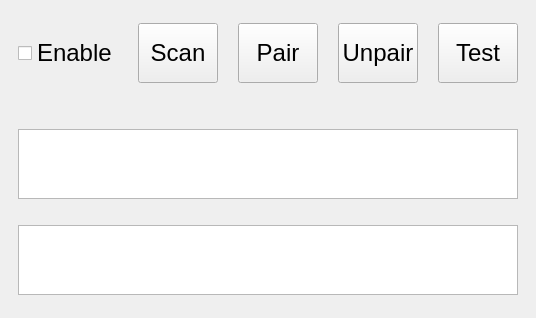
<?xml version="1.0" encoding="UTF-8"?>
<ui version="4.0">
 <class>gap</class>
 <widget class="QWidget" name="gap">
  <property name="geometry">
   <rect>
    <x>0</x>
    <y>0</y>
    <width>536</width>
    <height>318</height>
   </rect>
  </property>
  <property name="windowTitle">
   <string>Form</string>
  </property>
  <layout class="QGridLayout" name="gridLayout_2">
   <item row="0" column="0">
    <layout class="QGridLayout" name="gridLayout">
     <item row="7" column="1" colspan="2">
      <widget class="QListWidget" name="listWidget_scan">
       <property name="sizePolicy">
        <sizepolicy hsizetype="Expanding" vsizetype="Expanding">
         <horstretch>0</horstretch>
         <verstretch>0</verstretch>
        </sizepolicy>
       </property>
       <property name="maximumSize">
        <size>
         <width>16777215</width>
         <height>400</height>
        </size>
       </property>
       <property name="font">
        <font>
         <pointsize>18</pointsize>
        </font>
       </property>
       <property name="verticalScrollBarPolicy">
        <enum>Qt::ScrollBarAsNeeded</enum>
       </property>
       <property name="sizeAdjustPolicy">
        <enum>QAbstractScrollArea::AdjustToContents</enum>
       </property>
       <property name="autoScrollMargin">
        <number>16</number>
       </property>
      </widget>
     </item>
     <item row="6" column="1">
      <spacer name="verticalSpacer">
       <property name="orientation">
        <enum>Qt::Vertical</enum>
       </property>
       <property name="sizeType">
        <enum>QSizePolicy::Fixed</enum>
       </property>
       <property name="sizeHint" stdset="0">
        <size>
         <width>20</width>
         <height>20</height>
        </size>
       </property>
      </spacer>
     </item>
     <item row="4" column="1" colspan="2">
      <widget class="QListWidget" name="listWidget_bond">
       <property name="maximumSize">
        <size>
         <width>16777215</width>
         <height>100</height>
        </size>
       </property>
       <property name="font">
        <font>
         <pointsize>18</pointsize>
        </font>
       </property>
       <property name="verticalScrollBarPolicy">
        <enum>Qt::ScrollBarAsNeeded</enum>
       </property>
      </widget>
     </item>
     <item row="0" column="1">
      <spacer name="verticalSpacer_3">
       <property name="orientation">
        <enum>Qt::Vertical</enum>
       </property>
       <property name="sizeType">
        <enum>QSizePolicy::Maximum</enum>
       </property>
       <property name="sizeHint" stdset="0">
        <size>
         <width>20</width>
         <height>100</height>
        </size>
       </property>
      </spacer>
     </item>
     <item row="1" column="1" colspan="2">
      <layout class="QHBoxLayout" name="horizontalLayout">
       <property name="spacing">
        <number>20</number>
       </property>
       <item>
        <widget class="QCheckBox" name="enbale_check">
         <property name="enabled">
          <bool>true</bool>
         </property>
         <property name="sizePolicy">
          <sizepolicy hsizetype="Minimum" vsizetype="Maximum">
           <horstretch>0</horstretch>
           <verstretch>0</verstretch>
          </sizepolicy>
         </property>
         <property name="minimumSize">
          <size>
           <width>0</width>
           <height>60</height>
          </size>
         </property>
         <property name="maximumSize">
          <size>
           <width>100</width>
           <height>60</height>
          </size>
         </property>
         <property name="font">
          <font>
           <pointsize>18</pointsize>
          </font>
         </property>
         <property name="text">
          <string>Enable</string>
         </property>
        </widget>
       </item>
       <item>
        <widget class="QPushButton" name="scan">
         <property name="sizePolicy">
          <sizepolicy hsizetype="Minimum" vsizetype="Minimum">
           <horstretch>0</horstretch>
           <verstretch>0</verstretch>
          </sizepolicy>
         </property>
         <property name="minimumSize">
          <size>
           <width>0</width>
           <height>60</height>
          </size>
         </property>
         <property name="maximumSize">
          <size>
           <width>200</width>
           <height>80</height>
          </size>
         </property>
         <property name="font">
          <font>
           <pointsize>18</pointsize>
          </font>
         </property>
         <property name="text">
          <string>Scan</string>
         </property>
        </widget>
       </item>
       <item>
        <widget class="QPushButton" name="pair">
         <property name="sizePolicy">
          <sizepolicy hsizetype="Minimum" vsizetype="Minimum">
           <horstretch>0</horstretch>
           <verstretch>0</verstretch>
          </sizepolicy>
         </property>
         <property name="minimumSize">
          <size>
           <width>0</width>
           <height>60</height>
          </size>
         </property>
         <property name="maximumSize">
          <size>
           <width>200</width>
           <height>80</height>
          </size>
         </property>
         <property name="font">
          <font>
           <pointsize>18</pointsize>
          </font>
         </property>
         <property name="text">
          <string>Pair</string>
         </property>
        </widget>
       </item>
       <item>
        <widget class="QPushButton" name="unpair">
         <property name="sizePolicy">
          <sizepolicy hsizetype="Minimum" vsizetype="Minimum">
           <horstretch>0</horstretch>
           <verstretch>0</verstretch>
          </sizepolicy>
         </property>
         <property name="minimumSize">
          <size>
           <width>0</width>
           <height>60</height>
          </size>
         </property>
         <property name="maximumSize">
          <size>
           <width>200</width>
           <height>80</height>
          </size>
         </property>
         <property name="font">
          <font>
           <pointsize>18</pointsize>
          </font>
         </property>
         <property name="text">
          <string>Unpair</string>
         </property>
        </widget>
       </item>
       <item>
        <widget class="QPushButton" name="test">
         <property name="sizePolicy">
          <sizepolicy hsizetype="Minimum" vsizetype="Minimum">
           <horstretch>0</horstretch>
           <verstretch>0</verstretch>
          </sizepolicy>
         </property>
         <property name="minimumSize">
          <size>
           <width>0</width>
           <height>60</height>
          </size>
         </property>
         <property name="maximumSize">
          <size>
           <width>200</width>
           <height>80</height>
          </size>
         </property>
         <property name="font">
          <font>
           <pointsize>18</pointsize>
           <weight>50</weight>
           <bold>false</bold>
           <stylestrategy>PreferDefault</stylestrategy>
          </font>
         </property>
         <property name="mouseTracking">
          <bool>false</bool>
         </property>
         <property name="tabletTracking">
          <bool>false</bool>
         </property>
         <property name="autoFillBackground">
          <bool>false</bool>
         </property>
         <property name="text">
          <string>Test</string>
         </property>
        </widget>
       </item>
      </layout>
     </item>
     <item row="3" column="1">
      <spacer name="verticalSpacer_4">
       <property name="orientation">
        <enum>Qt::Vertical</enum>
       </property>
       <property name="sizeType">
        <enum>QSizePolicy::Minimum</enum>
       </property>
       <property name="sizeHint" stdset="0">
        <size>
         <width>20</width>
         <height>40</height>
        </size>
       </property>
      </spacer>
     </item>
     <item row="4" column="0">
      <spacer name="horizontalSpacer">
       <property name="orientation">
        <enum>Qt::Horizontal</enum>
       </property>
       <property name="sizeType">
        <enum>QSizePolicy::Maximum</enum>
       </property>
       <property name="sizeHint" stdset="0">
        <size>
         <width>100</width>
         <height>20</height>
        </size>
       </property>
      </spacer>
     </item>
     <item row="4" column="3">
      <spacer name="horizontalSpacer_2">
       <property name="orientation">
        <enum>Qt::Horizontal</enum>
       </property>
       <property name="sizeType">
        <enum>QSizePolicy::Maximum</enum>
       </property>
       <property name="sizeHint" stdset="0">
        <size>
         <width>100</width>
         <height>20</height>
        </size>
       </property>
      </spacer>
     </item>
     <item row="8" column="1">
      <spacer name="verticalSpacer_2">
       <property name="orientation">
        <enum>Qt::Vertical</enum>
       </property>
       <property name="sizeType">
        <enum>QSizePolicy::Maximum</enum>
       </property>
       <property name="sizeHint" stdset="0">
        <size>
         <width>17</width>
         <height>100</height>
        </size>
       </property>
      </spacer>
     </item>
    </layout>
   </item>
  </layout>
 </widget>
 <resources/>
 <connections/>
</ui>
